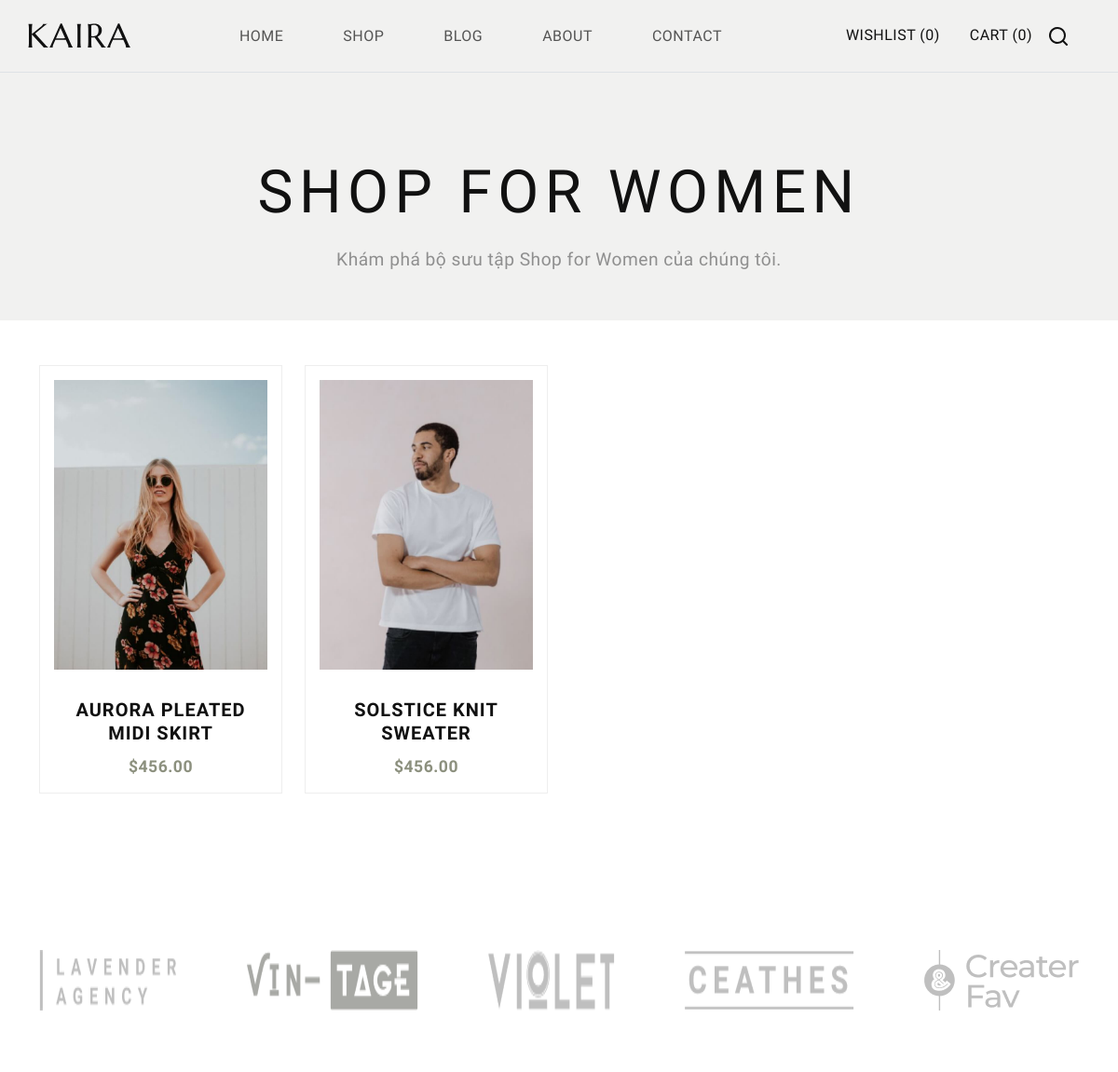
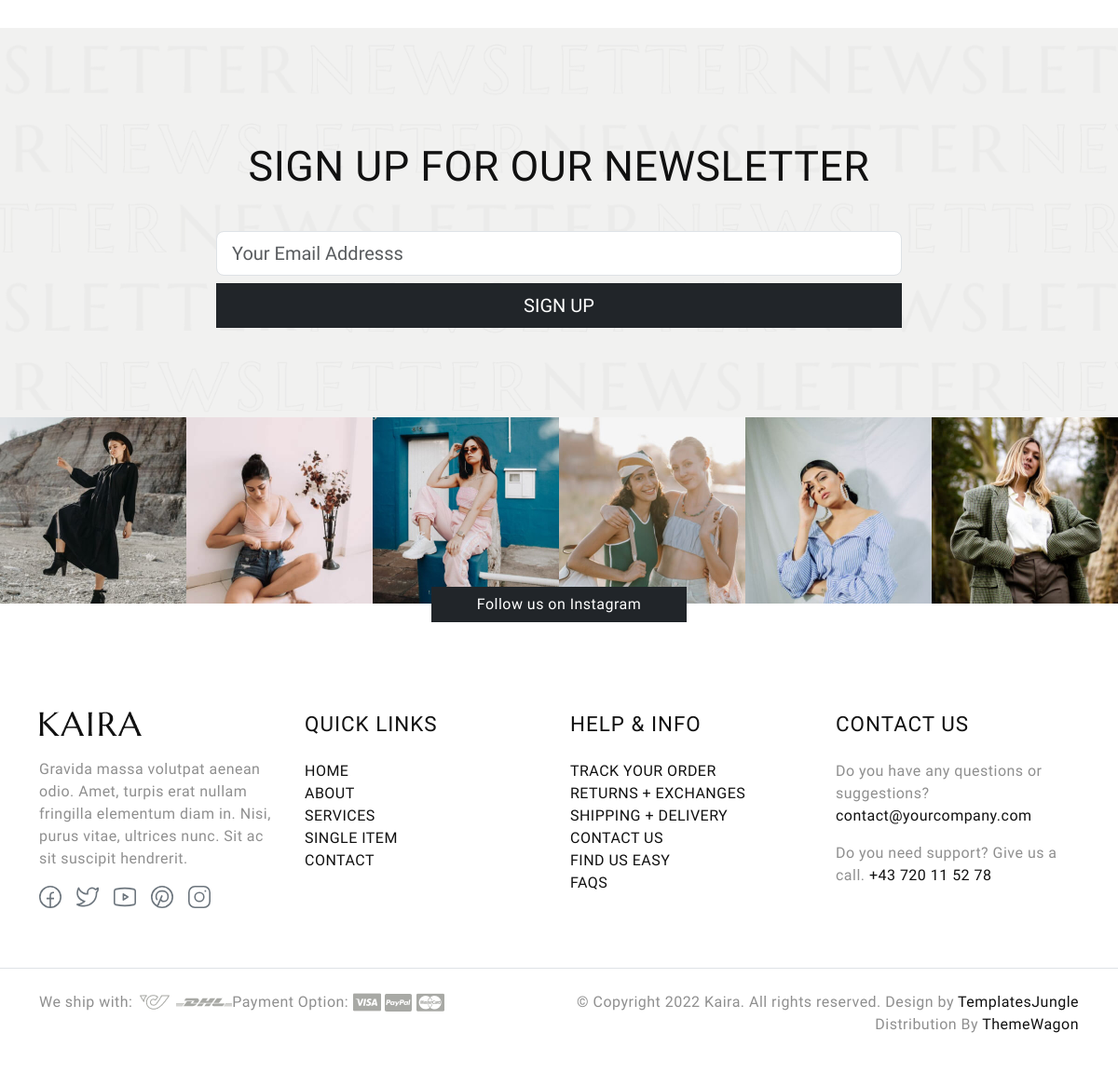
Page /category/women/ on the committed database (2 pictures, top to bottom).
### myapp/models.py (models this page shows, shortened)
class Product(models.Model):
    CATEGORY_CHOICES = [
        ('new_arrival', 'New Arrival'),
        ('best_selling', 'Best Selling'),
        ('you_may_also_like', 'You May Also Like'),
        ('men', 'Shop for Men'),
        ('women', 'Shop for Women'),
        ('accessories', 'Shop Accessories'),
    ]
    name = models.CharField(max_length=200)
    image = models.ImageField(upload_to='products/')
    description = models.TextField()
    price = models.DecimalField(max_digits=10, decimal_places=2)
    category = models.CharField(max_length=50, choices=CATEGORY_CHOICES, default='new_arrival')
    created_at = models.DateTimeField(auto_now_add=True)

### myapp/views.py (the view)
# urls.py: path('category/<slug:category_slug>/', views.category_detail, name='category_detail'),
def category_detail(request, category_slug):
    category_display_name = dict(Product.CATEGORY_CHOICES).get(category_slug, category_slug.replace('_', ' ').title())
    products = Product.objects.filter(category=category_slug).order_by('-created_at')
    dic = {
        'category_slug': category_slug,
        'category_display_name': category_display_name,
        'products': products,
        'title': category_display_name,
    }
    return render(request, 'category_detail.html', context=dic)

### template/category_detail.html (shortened to what this page needs)
{% extends 'base.html' %}
{% load static %}
{% block content %}
<section class="category-detail-hero py-5 bg-light text-center">
    <div class="container">
        <h1 class="display-3 text-uppercase mb-3">{{ category_display_name }}</h1>
        <p class="lead">Khám phá bộ sưu tập {{ category_display_name }} của chúng tôi.</p>
    </div>
</section>
<section class="category-products py-5">
    <div class="container">
        <div class="row">
            {% for product in products %}
            <div class="col-md-4 col-lg-3 mb-4">
                <div class="product-item image-zoom-effect link-effect text-center">
                    <div class="image-holder position-relative">
                        <a href="{% url 'product_detail' pk=product.pk %}">
                            {% if product.image %}
                                <img src="{{ product.image.url }}" alt="{{ product.name }}" class="product-image img-fluid">
                            {% else %}
                                <img src="{% static 'images/default-product-image.jpg' %}" alt="Default Product Image" class="product-image img-fluid">
                            {% endif %}
                        </a>
                    </div>
                    <div class="product-content mt-3">
                        <h5 class="element-title text-uppercase fs-5">
                            <a href="{% url 'product_detail' pk=product.pk %}">{{ product.name }}</a>
                        </h5>
                        <a href="{% url 'product_detail' pk=product.pk %}" class="text-decoration-none" data-after="Add to cart"><span>${{ product.price }}</span></a>
                    </div>
                </div>
            </div>
            {% empty %}
            <div class="col-12 text-center">
                <p>Không có sản phẩm nào trong danh mục này.</p>
            </div>
            {% endfor %}
        </div>
    </div>
</section>
{% endblock content %}

### static/style.css (style rules this page uses)
body { --heading-font: "Marcellus", sans-serif !important; --heading-font-weight: 400; --heading-color: #111; --heading-line-height: 1.24; --swiper-theme-color: #8C907E; --bs-body-font-family: "Marcellus", sans-serif !important; --bs-body-font-weight: 400; --bs-body-line-height: 1.5; --bs-body-color: #8f8f8f; --bs-body-color-rgb: 143, 143, 143; --bs-primary: #8C907E; --bs-secondary: #6c757d; --bs-black: #111; --bs-light: #F1F1F0; --bs-dark: #212529; --bs-gray: #9aa1a7; --bs-gray-dark: #51565b; --bs-primary-rgb: 140, 144, 126; --bs-secondary-rgb: 108, 117, 125; --bs-black-rgb: 17, 17, 17; --bs-light-rgb: 241, 241, 240; --bs-dark-rgb: 33, 37, 41; --bs-link-color: #111; --bs-link-color-rgb: 17, 17, 17; --bs-link-decoration: underline; --bs-link-hover-color: #111; --bs-link-hover-color-rgb: 17, 17, 17; }
body { letter-spacing: 0.03rem; }
h1, .h1, h2, .h2, h3, .h3, h4, .h4, h5, .h5, h6, .h6 { font-family: var(--heading-font); font-weight: var(--heading-font-weight); color: var(--heading-color); line-height: var(--heading-line-height); }
h1, h2, h3 { margin: 25px 0; }
h5, h6 { letter-spacing: 1px; }
h1, .h1 { font-size: 4.5rem; }
h5, .h5 { font-size: 1.4rem; }
a { text-decoration: none; }
.image-zoom-effect { display: flex; flex-wrap: wrap; }
.image-zoom-effect .image-holder { width: 100%; height: auto; overflow: hidden; transform: scale(1); transition: transform 0.3s cubic-bezier(0.25, 0.46, 0.45, 0.94); }
.image-zoom-effect img { transform: scale(1); will-change: transform; transition: transform 0.3s cubic-bezier(0.25, 0.46, 0.45, 0.94); z-index: 0; }
.link-effect a { position: relative; padding: 0; overflow: hidden; transition: transform 0.5s; display: block; }
.link-effect a::after { content: attr(data-after); display: inline-block; transform: translateY(100%); position: absolute; left: 0; font-size: 1rem; text-align: inherit; text-transform: uppercase; transition: inherit; }
.link-effect a>span { display: inline-block; transform: translateY(0%); transition: inherit; }
.category-detail-hero { background-color: var(--bs-light); padding: 80px 0; }
.category-detail-hero h1 { font-size: 4em; font-weight: var(--heading-font-weight); color: var(--heading-color); margin-bottom: 15px; text-transform: uppercase; letter-spacing: 0.1em; }
.category-detail-hero p.lead { font-size: 1.2em; color: var(--bs-body-color); max-width: 800px; margin: 0 auto; line-height: 1.8; }
.category-products { padding: 60px 0; }
.category-products .product-item { border: 1px solid #eee; padding: 15px; transition: all 0.3s ease-in-out; }
.category-products .product-item .image-holder { margin-bottom: 15px; }
.category-products .product-item .product-image { width: 100%; height: auto; display: block; }
.category-products .product-item .product-content h5 { font-size: 1.2em; margin-bottom: 10px; }
.category-products .product-item .product-content a { color: var(--bs-black); text-decoration: none; font-weight: 600; }
.category-products .product-item .product-content span { font-size: 1.1em; color: var(--bs-primary); }

### rows in the picture
Product: image (picture), name "AURORA PLEATED MIDI SKIRT", price "456.00"
Product: image (picture), name "SOLSTICE KNIT SWEATER", price "456.00"

### other values in the picture
{{ category_display_name }} "SHOP FOR WOMEN"
{{ category_display_name }} "Shop for Women"
